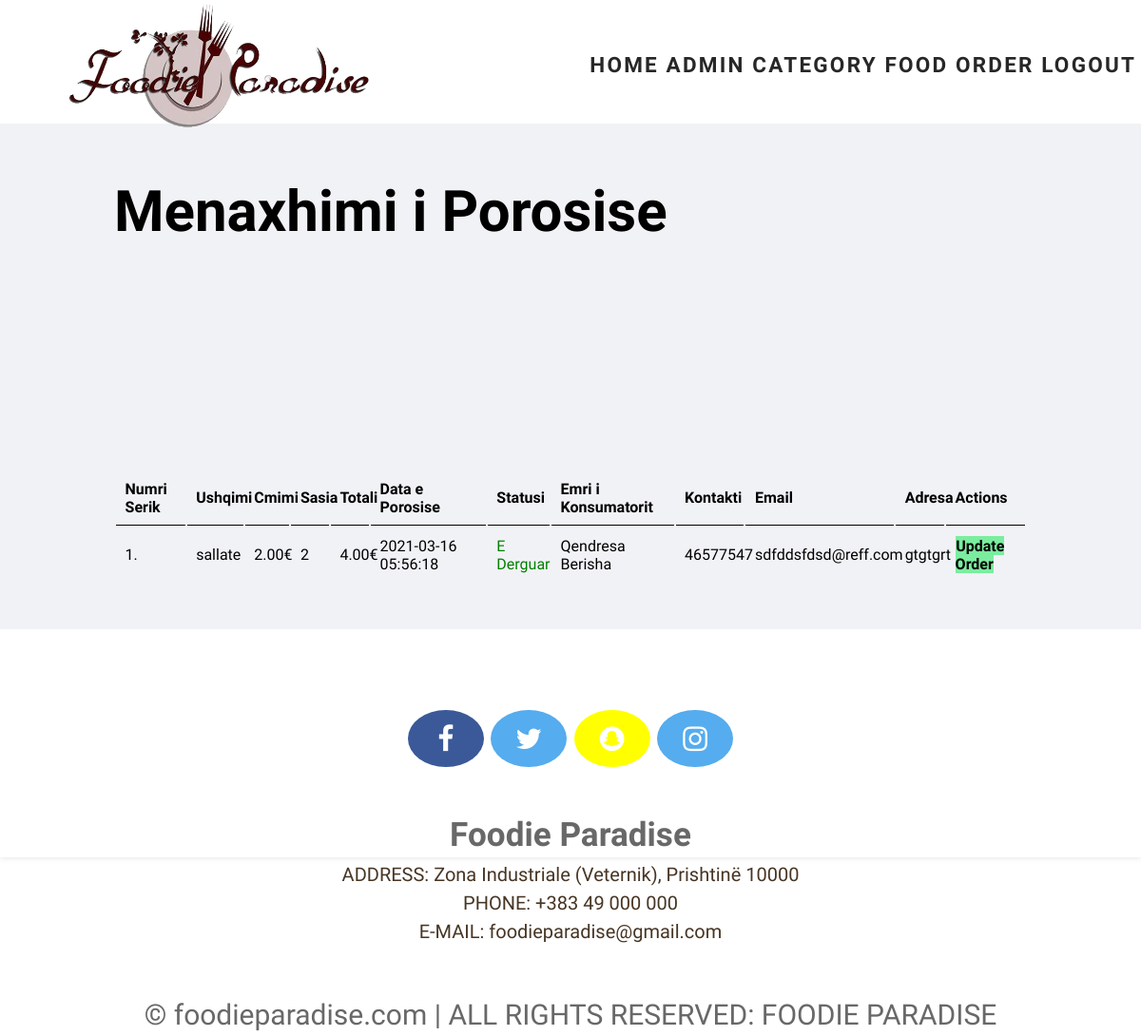
The app's page /admin/manage-order.php (signed in), older data.
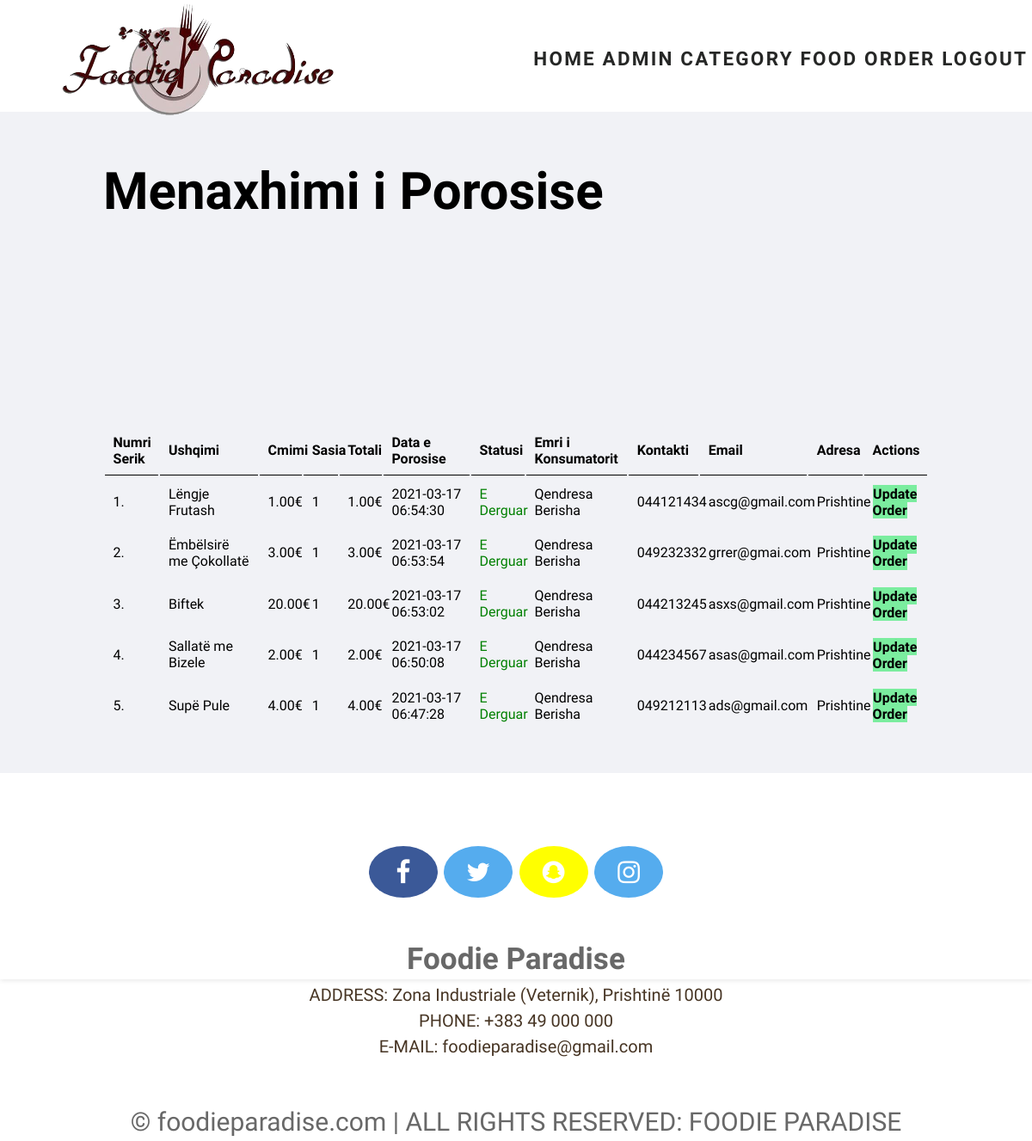
The same page, newer data.
### tables this page shows
CREATE TABLE `porosia` (
  `id` int(10) UNSIGNED NOT NULL,
  `emri_ushqimit` varchar(200) NOT NULL,
  `cmimi` decimal(10,2) NOT NULL,
  `sasia` int(11) NOT NULL,
  `total` decimal(10,2) NOT NULL,
  `data_porosise` datetime NOT NULL,
  `statusi` varchar(50) NOT NULL,
  `emri_konsumatorit` varchar(100) NOT NULL,
  `numri_telefonit` varchar(150) NOT NULL,
  `email` varchar(150) NOT NULL,
  `adresa` varchar(150) NOT NULL
);

### admin/manage-order.php (the view, shortened to what this page needs)
<?php include('partial/logo-part.php'); ?>
<div class="main-content">
    <div class="wrapper">
        <h1>Menaxhimi i Porosise</h1>
                <br /><br /><br />
                <br><br>
                <table class="tbl-full">
                    <tr>
                        <th>Numri Serik</th>
                        <th>Ushqimi</th>
                        <th>Cmimi</th>
                        <th>Sasia</th>
                        <th>Totali</th>
                        <th>Data e Porosise</th>
                        <th>Statusi</th>
                        <th>Emri i Konsumatorit</th>
                        <th>Kontakti</th>
                        <th>Email</th>
                        <th>Adresa</th>
                        <th>Actions</th>
                    </tr>
                    <?php
                        $sql = "SELECT * FROM porosia ORDER BY id DESC";
                        $res = mysqli_query($conn, $sql);
                        $count = mysqli_num_rows($res);
                        $sn = 1;
                        if($count>0)
                        {
                            while($row=mysqli_fetch_assoc($res))
                            {
                                $id = $row['id'];
                                $emri_ushqimit = $row['emri_ushqimit'];
                                $cmimi = $row['cmimi'];
                                $sasia = $row['sasia'];
                                $total = $row['total'];
                                $data_porosise = $row['data_porosise'];
                                $statusi = $row['statusi'];
                                $emri_konsumatorit = $row['emri_konsumatorit'];
                                $numri_telefonit = $row['numri_telefonit'];
                                $email = $row['email'];
                                $adresa = $row['adresa'];
                                ?>
                                    <tr>
                                        <td><?php echo $sn++; ?>. </td>
                                        <td><?php echo $emri_ushqimit; ?></td>
                                        <td><?php echo $cmimi; ?>€</td>
                                        <td><?php echo $sasia; ?></td>
                                        <td><?php echo $total; ?>€</td>
                                        <td><?php echo $data_porosise; ?></td>
                                        <td>
                                            <?php
                                               if($statusi=="Porositur")
                                                {
                                                    echo "<label>$statusi</label>";
                                                }
                                                elseif($statusi=="Ne Dergese")
                                                {
                                                    echo "<label style='color: orange;'>$statusi</label>";
                                                }
                                                elseif($statusi=="E Derguar")
                                                {
                                                    echo "<label style='color: green;'>$statusi</label>";
                                                }
                                                elseif($statusi=="Anuluar")
                                                {
                                                    echo "<label style='color: red;'>$statusi</label>";
                                                }
                                            ?>
                                        </td>
                                        <td><?php echo $emri_konsumatorit; ?></td>
                                        <td><?php echo $numri_telefonit; ?></td>
                                        <td><?php echo $email; ?></td>
                                        <td><?php echo $adresa; ?></td>
                                        <td>
                                            <a href="<?php echo SITEURL; ?>admin/update-order.php?id=<?php echo $id; ?>" class="btn-secondary">Update Order</a>
                                        </td>
                                    </tr>
                                <?php
                            }
                        }
                        else
                        {
                            echo "<tr><td colspan='12' class='error'>Porosia nuk eshte e disponueshme!</td></tr>";
                        }
                    ?>
                </table>
    </div>
</div>
<br><br>
<?php include('partial/footer.php'); ?>

### admin/partial/logo-part.php (shortened to what this page needs)
<html>
<head>
    <link rel="stylesheet" href="https://cdnjs.cloudflare.com/ajax/libs/font-awesome/4.7.0/css/font-awesome.min.css">
    <link rel='stylesheet' type='text/css' href='../css/admin.css'>
</head>
<body>
    <header class="main-header">
        <div class="container">
            <h1 class="mh-logo">
                <img src="./../image/logo2.2.png" width="350px" height="150px" alt="Foodie Paradise logo">
            </h1>
            <nav class="main-nav">
                <ul class="main-nav-list" style="margin-right: -200px">
                <li><a href="index.php">Home</a></li>
                    <li><a href="manage-admin.php">Admin</a></li>
                    <li><a href="manage-category.php">Category</a></li>
                    <li><a href="manage-food.php">Food</a></li>
                    <li><a href="manage-order.php">Order</a></li>
                    <li><a href="logout.php">Logout</a></li>
                </ul>
            </nav>
        </div>

### admin/partial/footer.php (shortened to what this page needs)
    <link rel="stylesheet" href="https://cdnjs.cloudflare.com/ajax/libs/font-awesome/4.7.0/css/font-awesome.min.css">
<div class="footer">
 <a href="#" class="fa fa-facebook"></a>
<a href="#" class="fa fa-twitter"></a>
<a href="#" class="fa fa-snapchat"></a>
<a href="#" class="fa fa-instagram"></a>
</div>
<br><br>
<footer>
  <div class="footer-f">
    <div class="title-f">
      <h3>Foodie Paradise</h3>
    </div>
      <ul class="ul-f">
        <li>ADDRESS:
          <span>Zona Industriale (Veternik), Prishtinë 10000</span>
        </li>
        <li>PHONE:
          <span>+383 49 000 000</span>
        </li>
        <li>E-MAIL:
          <span>foodieparadise@gmail.com</span>
        </li>
      </ul>
      <div class="footer-bottom">
        &copy; foodieparadise.com | ALL RIGHTS RESERVED: FOODIE PARADISE
      </div>
    </div>
</footer>

### css/admin.css (style rules this page uses)
* { margin: 0; padding: 0; }
html, body { margin: 0; padding: 0; font-family: 'Roboto Condensed', sans-serif; font-size: 30px; line-height: 1.5; color:whbalckite; position:relative; background-image: url('https://img.wallpapersafari.com/desktop/1280/1024/11/41/T7ZjNl.jpg'); }
.main-header { box-shadow: 0 1px 6px rgba(0, 0, 0, .1); }
.mh-logo { margin: -10px -152px -10px; }
.main-nav a { font-size: 0.75em; font-weight: bold; text-transform: uppercase; letter-spacing: 0.1em; color: #262726; text-decoration: none; }
.container { width: 960px; max-width: 100%; margin: auto; }
.main-nav ul { margin: 10px 200px 10px; }
.main-header .container { display: flex; justify-content: space-around; align-items: center; flex-wrap: wrap; }
.main-nav li { display: inline; }
.wrapper { padding: 1%; width: 80%; margin: 0 auto; }
.tbl-full { width: 100%; }
table tr th { border-bottom: 1px solid black; padding: 1%; text-align: left; }
table tr td { padding: 1%; }
.btn-secondary { background-color: #7bed9f; padding: 1%; color: black; text-decoration: none; font-weight: bold; }
.main-content { background-color: #f1f2f6; padding: 3% 0; }
.fa { padding: 15px; font-size: 25px; width: 50px; height: auto; text-align: center; text-decoration: none; border-radius: 50%; }
.fa-facebook { background: #3B5998; color: white; }
.fa-twitter { background: #55ACEE; color: white; }
.fa-instagram { background: #55ACEE; color: white; }
.fa-snapchat { background: #ffff00; color: white; }
.footer { position: relative; left: 0; bottom: 5px; width: 100%; background-color: transparent; color: white; text-align: center; }
.title-f { font-family: 'Dancing Script', cursive; text-align: center; }
.footer-f { position: relative; margin-top: 10px; left: 0; bottom: 0; width: 100%; color: #686868; height: 50px; width: 100%; text-align: center; position: absolute; bottom: 0px; left: 0px; }
.ul-f { list-style-type: none; padding: 0; margin: 0; margin-bottom: 50px; font-size: 20px; color: #473524; }

Row changes from the older to the newer data that the page shows:
removed porosia: emri_ushqimit "sallate", cmimi "2.00", sasia "2", total "4.00", data_porosise "2021-03-16 05:56:18", statusi "E Derguar", emri_konsumatorit "Qendresa Berisha", numri_telefonit "46577547", email "sdfddsfdsd@reff.com", adresa "gtgtgrt"
added porosia: emri_ushqimit "Lëngje Frutash", cmimi "1.00", sasia "1", total "1.00", data_porosise "2021-03-17 06:54:30", statusi "E Derguar", emri_konsumatorit "Qendresa Berisha", numri_telefonit "044121434", email "ascg@gmail.com", adresa "Prishtine"
added porosia: emri_ushqimit "Ëmbëlsirë me Çokollatë", cmimi "3.00", sasia "1", total "3.00", data_porosise "2021-03-17 06:53:54", statusi "E Derguar", emri_konsumatorit "Qendresa Berisha", numri_telefonit "049232332", email "grrer@gmai.com", adresa "Prishtine"
added porosia: emri_ushqimit "Biftek", cmimi "20.00", sasia "1", total "20.00", data_porosise "2021-03-17 06:53:02", statusi "E Derguar", emri_konsumatorit "Qendresa Berisha", numri_telefonit "044213245", email "asxs@gmail.com", adresa "Prishtine"
added porosia: emri_ushqimit "Sallatë me Bizele", cmimi "2.00", sasia "1", total "2.00", data_porosise "2021-03-17 06:50:08", statusi "E Derguar", emri_konsumatorit "Qendresa Berisha", numri_telefonit "044234567", email "asas@gmail.com", adresa "Prishtine"
added porosia: emri_ushqimit "Supë Pule", cmimi "4.00", sasia "1", total "4.00", data_porosise "2021-03-17 06:47:28", statusi "E Derguar", emri_konsumatorit "Qendresa Berisha", numri_telefonit "049212113", email "ads@gmail.com", adresa "Prishtine"
